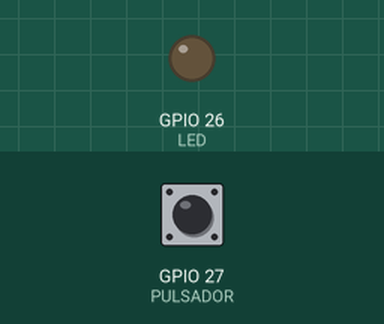
This sketch was run on a simulated ESP32. Shown: output pins drawn as LEDs (lit = HIGH). The test bench sets the inputs (shaded band); at power-on: GPIO 27 (PULSADOR) HIGH.

Above: at 1.2 s.
1.3 s: GPIO 27 (PULSADOR) pulled LOW for 0.15 s
At 1.6 s:
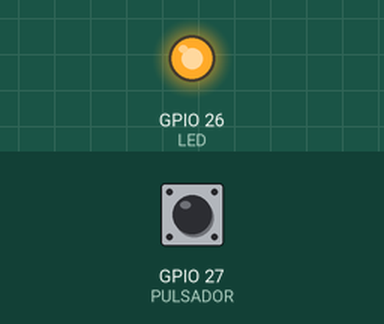
Timing chart, 0 to 7.8 s (numbered marks = the images above; inputs shaded):
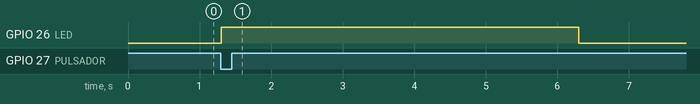

The sketch:

T1_Reto2_LED_5s.ino
```cpp
// Taller 1 - Reto 2: cada pulsacion enciende el LED durante 5 segundos
const int PULSADOR = 27;
const int LED = 26;
const int PRESIONADO = LOW;                // logica invertida por la pull-up interna
const unsigned long T_ENCENDIDO = 5000;    // 5000 ms = 5 s

void setup() {
  pinMode(PULSADOR, INPUT_PULLUP);
  pinMode(LED, OUTPUT);
}

void loop() {
  if (digitalRead(PULSADOR) == PRESIONADO) {
    digitalWrite(LED, HIGH);               // 1. enciende el LED al presionar
    delay(T_ENCENDIDO);                    // 2. lo mantiene encendido 5 s
    digitalWrite(LED, LOW);                // 3. lo apaga

    while (digitalRead(PULSADOR) == PRESIONADO) {
      delay(10);                           // espera a que se suelte el pulsador
    }
    delay(50);                             // filtro antirrebote al soltar
  }
}
```

Measured:
- after the input at 1.3 s, GPIO 26 (LED): LOW → HIGH at once, → LOW 5.0 s later
